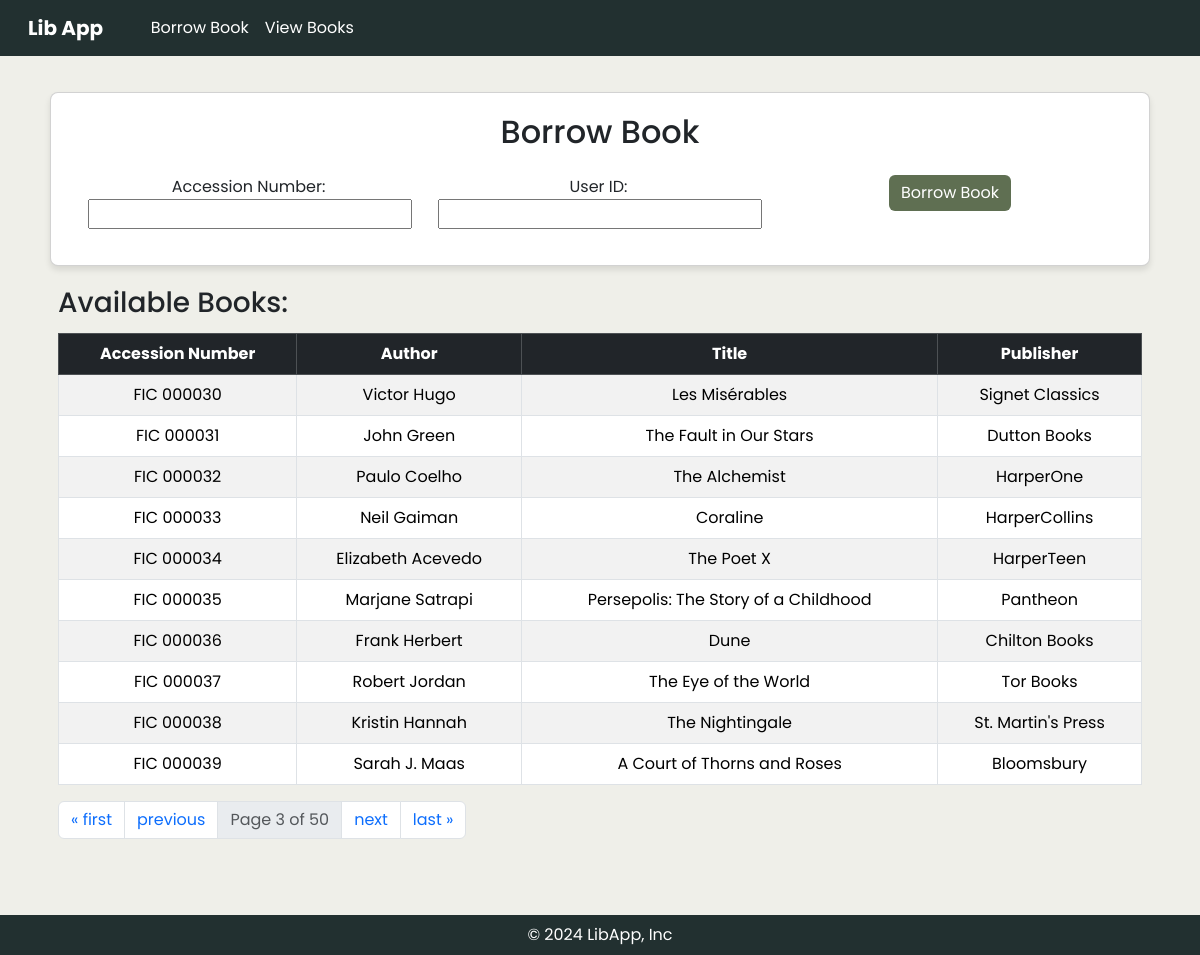
/?page=3, run on the app's committed database.
### libapp/models.py (models this page shows, shortened)
class Book(models.Model):
    ACCESSION_NUMBER_CHOICES = [
        ('borrowed', 'Borrowed'),
        ('available', 'Available'),
        ('returned', 'Returned'),
    ]
    accession_number = models.CharField(max_length=20, unique=True)
    author = models.CharField(max_length=100)
    title = models.CharField(max_length=200)
    publisher = models.CharField(max_length=100)
    date_borrowed = models.DateTimeField(null=True, blank=True)
    status = models.CharField(max_length=10, choices=ACCESSION_NUMBER_CHOICES, default='available')
    user = models.ForeignKey('User', null=True, blank=True, on_delete=models.SET_NULL)

### libapp/views.py (the view, shortened to what this page needs)
# urls.py: path('', views.borrow_book, name='borrow_book'),
def borrow_book(request):
    all_users = list(User.objects.all())
    available_books = list(Book.objects.filter(status='available'))
    all_users = merge_sort(all_users, key_func=lambda user: user.id_number)
    available_books = merge_sort(available_books, key_func=lambda book: book.accession_number)
    paginator = Paginator(available_books, 10)
    page_number = request.GET.get('page')
    book_list = paginator.get_page(page_number)
    return render(request, 'libapp/borrow_book.html', {'book_list': book_list})

### libapp/views.py (called while the page is built)
def merge_sort(arr, key_func): #sorting criteria
    if len(arr) <= 1: #if list contains 1 or 0 elements
        return arr
    mid = len(arr) // 2 #array divided into 2, index
    left_half = merge_sort(arr[:mid], key_func) #create left half by slicing, then sorted until  divided into single-element arrays
    right_half = merge_sort(arr[mid:], key_func)
    return merge(left_half, right_half, key_func) #after both halves have been sorted, combine both halves

def merge(left, right, key_func):
    sorted_list = []
    while left and right: #loop until both halves are empty
        left_key = key_func(left[0]).lower() if isinstance(key_func(left[0]), str) else key_func(left[0])
        right_key = key_func(right[0]).lower() if isinstance(key_func(right[0]), str) else key_func(right[0])
        if left_key <= right_key: #if left key is less than or equal to right key
            sorted_list.append(left.pop(0)) #add left element to sorted list
        else:
            sorted_list.append(right.pop(0)) #add right element to sorted list
    sorted_list.extend(left) #add remaining elements to the end
    sorted_list.extend(right)
    return sorted_list

### libapp/templates/libapp/borrow_book.html (shortened to what this page needs)
{% extends 'libapp/base.html' %}
{% load static %}
{% block content %}
<div class="container">
    <div class="card">
        <h2 class="card-title">Borrow Book</h2>
        <div class="card-body">
                <form method="post">
                    <div class="row">
                        <div class="col">
                            <label for="accession_number" style="padding-right: 3px;">Accession Number:</label>
                            <input type="text" id="accession_number" name="accession_number" required>
                        </div>
                        <div class="col">
                            <label for="user_id" style="padding-right: 3px;">User ID:</label>
                            <input type="text" id="user_id" name="user_id" required>
                        </div>
                        <div class="col">
                            <button type="submit" class="btn btn-light btn-block">Borrow Book</button>
                        </div>
                    </div>
                </form>
        </div>
    </div>
    <div class="row d-flex">
        <div class="container">
            {% if book_list %}
                <div class="col-auto me-auto" style="padding-bottom: 5px;"><h3>Available Books:</h3> </div>
                <table class="table table-striped table-bordered" style="text-align: center;">
                    <thead class="table-dark">
                            <th>Accession Number</th>
                            <th>Author</th>
                            <th>Title</th>
                            <th>Publisher</th>
                    </thead>
                    <tbody>
                        {% for book in book_list %}
                            <tr>
                                <td>{{book.accession_number}}</td>
                                <td>{{ book.author }}</td>
                                <td>{{ book.title }}</td>
                                <td>{{ book.publisher }}</td>
                            </tr>
                        {% endfor %}
                    </tbody>
                </table>
            {% else %}
                <p>No books available at the moment.</p>
            {% endif %}
            <nav aria-label="...">
                <ul class="pagination">
                        {% if book_list.has_previous %}
                        <li class="page-item">
                            <a class="page-link" href="?page=1">&laquo; first</a>
                        </li>
                        <li class="page-item">
                            <a class="page-link" href="?page={{ book_list.previous_page_number }}">previous</a>
                        </li>
                        {% endif %}
                        <li class="page-item disabled">
                            <span class="page-link">
                                Page {{ book_list.number }} of {{ book_list.paginator.num_pages }}
                            </span>
                        </li>
                        {% if book_list.has_next %}
                        <li class="page-item">
                            <a class="page-link" href="?page={{ book_list.next_page_number }}">next</a>
                        </li>
                        <li class="page-item">
                            <a class="page-link" href="?page={{ book_list.paginator.num_pages }}">last &raquo;</a>
                        </li>
                        {% endif %}
                </ul>
            </nav>
        </div>
    </div>
</div>
{% endblock %}

### libapp/templates/libapp/base.html (style rules this page uses)
body { background-color: #EFEFE9; font-family: "Poppins"; padding-bottom: 60px; }
a { font-family: "Poppins"; }
.btn-light { background-color: #5f6f52; color: white; border: #5f6f52; }
.table { background-color: #223030; }
.card { padding: 20px; background-color: white; box-shadow: 0 4px 6px rgba(0, 0, 0, 0.1); border-radius: 8px; text-align: center; }
.container { padding: 20px; }

### data on the page
Book: accession_number "FIC 000030", author "Victor Hugo", title "Les Misérables", publisher "Signet Classics"
Book: accession_number "FIC 000031", author "John Green", title "The Fault in Our Stars", publisher "Dutton Books"
Book: accession_number "FIC 000032", author "Paulo Coelho", title "The Alchemist", publisher "HarperOne"
Book: accession_number "FIC 000033", author "Neil Gaiman", title "Coraline", publisher "HarperCollins"
Book: accession_number "FIC 000034", author "Elizabeth Acevedo", title "The Poet X", publisher "HarperTeen"
Book: accession_number "FIC 000035", author "Marjane Satrapi", title "Persepolis: The Story of a Childhood", publisher "Pantheon"
Book: accession_number "FIC 000036", author "Frank Herbert", title "Dune", publisher "Chilton Books"
Book: accession_number "FIC 000037", author "Robert Jordan", title "The Eye of the World", publisher "Tor Books"
Book: accession_number "FIC 000038", author "Kristin Hannah", title "The Nightingale", publisher "St. Martin's Press"
Book: accession_number "FIC 000039", author "Sarah J. Maas", title "A Court of Thorns and Roses", publisher "Bloomsbury"

### other printed values
{{ book_list.number }} "3"
{{ book_list.paginator.num_pages }} "50"
